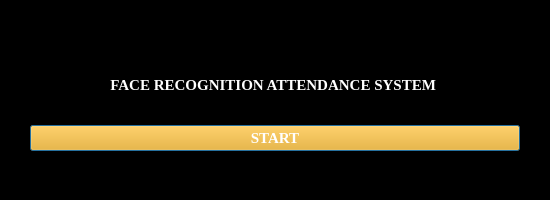
<?xml version="1.0" encoding="UTF-8"?>
<ui version="4.0">
 <class>Dialog</class>
 <widget class="QDialog" name="Dialog">
  <property name="windowModality">
   <enum>Qt::WindowModal</enum>
  </property>
  <property name="geometry">
   <rect>
    <x>0</x>
    <y>0</y>
    <width>550</width>
    <height>200</height>
   </rect>
  </property>
  <property name="font">
   <font>
    <family>Times New Roman</family>
    <pointsize>11</pointsize>
    <weight>75</weight>
    <italic>false</italic>
    <bold>true</bold>
   </font>
  </property>
  <property name="windowTitle">
   <string>Face recognition attendance system</string>
  </property>
  <property name="windowOpacity">
   <double>8.000000000000000</double>
  </property>
  <property name="styleSheet">
   <string notr="true">background-color: rgb(0, 0, 0);</string>
  </property>
  <widget class="QWidget" name="verticalLayoutWidget">
   <property name="geometry">
    <rect>
     <x>30</x>
     <y>50</y>
     <width>490</width>
     <height>101</height>
    </rect>
   </property>
   <layout class="QVBoxLayout" name="verticalLayout">
    <item>
     <widget class="QLabel" name="label">
      <property name="styleSheet">
       <string notr="true">color: rgb(255, 255, 255);
font: 75 12pt &quot;Segoe UI&quot;;
</string>
      </property>
      <property name="text">
       <string>FACE RECOGNITION ATTENDANCE SYSTEM </string>
      </property>
      <property name="textFormat">
       <enum>Qt::MarkdownText</enum>
      </property>
      <property name="alignment">
       <set>Qt::AlignCenter</set>
      </property>
     </widget>
    </item>
    <item>
     <widget class="QPushButton" name="runButton">
      <property name="styleSheet">
       <string notr="true">background-color: rgb(255, 170, 0);
font: 12pt &quot;Times New Roman&quot;;
color: rgb(255, 255, 255);</string>
      </property>
      <property name="text">
       <string>START</string>
      </property>
     </widget>
    </item>
   </layout>
  </widget>
 </widget>
 <resources/>
 <connections/>
</ui>
